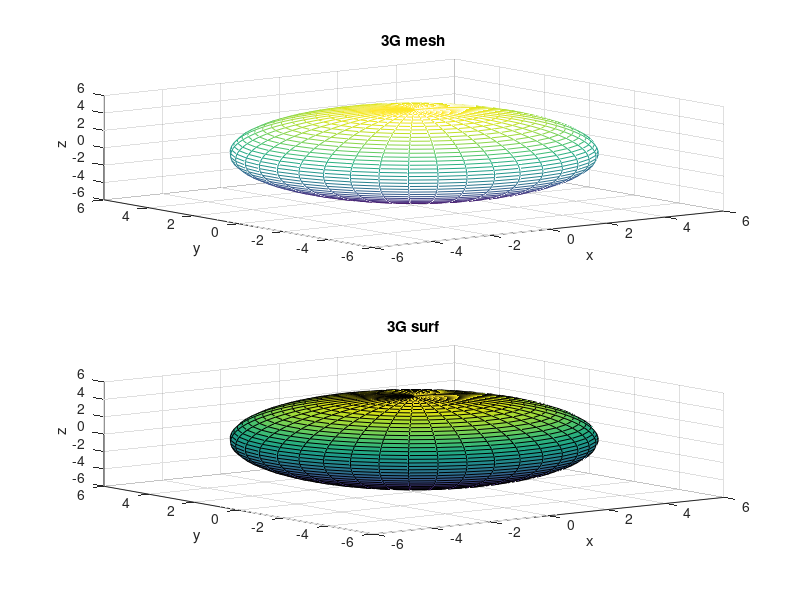

The MATLAB source for this figure:
clear all
u1=0;
u2=2.*pi;
v1=-pi./2;
v2=pi./2;
n1=40;
n2=40;
u=linspace(u1,u2,n1);
v=linspace(v1,v2,n2);
[UU,VV]=meshgrid(u,v);
a=5;
b=5;
X=a.*cos(UU).*cos(VV);
Y=a.*sin(UU).*cos(VV);
Z=b.*sin(VV);
subplot(2,1,1)
mesh(X, Y, Z)
title('3G mesh')
xlabel('x')
ylabel('y')
zlabel('z')
subplot(2,1,2)
surf(X, Y, Z)
title('3G surf')
xlabel('x')
ylabel('y')
zlabel('z')